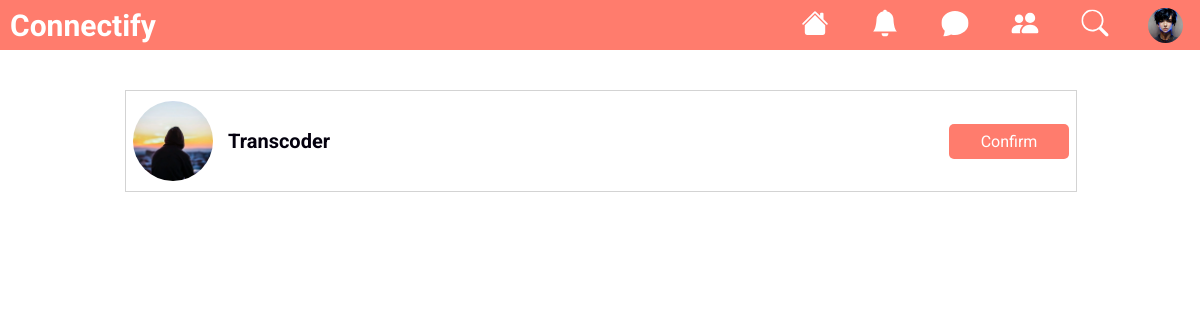
Page /invitation/ (signed in) on the committed database.
### appOne/models.py (models this page shows, shortened)
class Profile(models.Model):
    username = models.OneToOneField(User,null = True, on_delete = models.SET_NULL)
    profileImg = models.ImageField(upload_to="img", height_field=None, width_field=None,default="pr.png")
    cuvertureImg = models.ImageField(upload_to="img", height_field=None, width_field=None,default="grey.jfif")

class Invitations(models.Model):
    sent_by=models.ForeignKey(User,null = True, on_delete = models.SET_NULL, related_name='sent_by')
    sent_to=models.ForeignKey(User,null = True, on_delete = models.SET_NULL,related_name='sent_to')
    create_date = models.DateTimeField(default=timezone.now)

### appOne/views.py (the view)
# urls.py: path('invitation/', views.invitation , name = "invitation"),
@login_required(login_url="signin")
def invitation(request):
    user = request.user
    profile = Profile.objects.get(username=user)
    invitations = Invitations.objects.filter(sent_to=user)
    if request.method == 'POST':
        if "postImage" in request.FILES:
            postImage = request.FILES['postImage']
            postContent = request.POST['postContent']
            Posts.objects.create(username=user,postImg=postImage,content=postContent)
            return redirect('profile')
    context = {
        "user":user,
        "profile":profile,
        "invitations":invitations,
    }
    return render(request, 'appOne/invitation.html',context)

### appOne/templates/appOne/invitation.html (shortened to what this page needs)
{% load static %}
<!DOCTYPE html>
<html lang="en">
<head>
    <link rel="stylesheet" href="{%static '/css/invitation.css'%}">
</head>
<body>
    <nav>
        <div class="logo">
            <h1>Connectify</h1>
        </div>
        <div>
            <ul class="navigation-one">
                    <li>
                        <a href="{%url 'home'%}">
                        </a>
                    </li>
                    <li>
                        <a href="{%url 'notification'%}">
                        <svg xmlns="http://www.w3.org/2000/svg" width="16" height="16" fill="white" class="bi bi-bell-fill" >
                        <path d="M8 16a2 2 0 0 0 2-2H6a2 2 0 0 0 2 2zm.995-14.901a1 1 0 1 0-1.99 0A5.002 5.002 0 0 0 3 6c0 1.098-.5 6-2 7h14c-1.5-1-2-5.902-2-7 0-2.42-1.72-4.44-4.005-4.901z"/>
                        </svg>
                        </a>
                    </li>
                    <li>
                        <a href="{%url 'messages'%}">
                        </a>
                    </li>
                    <li>
                        <a href="{%url 'invitation'%}">
                        </a>
                    </li>
                    <li>
                        <a href="{%url 'search'%}">
                        <svg xmlns="http://www.w3.org/2000/svg" width="16" height="16" fill="white" class="bi bi-search" viewBox="0 0 16 16">
                        <path d="M11.742 10.344a6.5 6.5 0 1 0-1.397 1.398h-.001c.03.04.062.078.098.115l3.85 3.85a1 1 0 0 0 1.415-1.414l-3.85-3.85a1.007 1.007 0 0 0-.115-.1zM12 6.5a5.5 5.5 0 1 1-11 0 5.5 5.5 0 0 1 11 0z"/>
                        </svg>
                        </a>
                    </li>
                    <li class="profile-img">
                        <img src="{{profile.profileImg.url}}" alt="" srcset="">
                    </li>
            </ul>
        </div>
    </nav>
    <div class="container">
           <div class="suggestions">
            {%for inv in invitations%}
            <div class="suggestions-friends">
                <div class="suggestions-friends-img">
                    <img src="{{inv.sent_by.profile.profileImg.url}}" alt="" srcset="">
                    <h3>{{inv.sent_by}}</h3>
                </div>
                <div class="suggestions-friends-btn">
                    <button id="{{inv.id}}">Confirm</button>
                </div>
            </div>
            {%endfor%}
        </div>
    </div>
</body>
</html>

### static/css/invitation.css (style rules this page uses)
:root { --h1:42px; --h2:36px; --h3:30px; --h4:24px; --h5:20px; --h6:14px; --pink:#FF7C6D; --black:#04010E; }
* { font-family: 'Roboto', sans-serif; }
body { padding: 0; margin: 0; box-sizing: border-box; display: flex; justify-content: center; align-items: center; flex-direction: column; }
nav { width: 100%; height: 50px; background-color: var(--pink); display: flex; flex-direction: row; justify-content: space-between; }
nav .logo { width: auto; height: 50px; margin: 0; cursor: pointer; display: flex; justify-content: center; align-items: center; }
nav .logo h1 { color: white; font-size: var(--h3); margin: 10px; }
.navigation-one { width: 100%; height: 50px; margin: 0; padding: 0; display: flex; align-items: center; box-sizing: border-box; }
.navigation-one li { text-decoration: none; list-style: none; margin: 10px; padding: 0%; width: 50px; height: 30px; display: flex; justify-content: center; align-items: center; }
.navigation-one li svg { transform: scale(1.7) }
.profile-img img { width: 35px; height: 35px; border-radius: 20px; cursor: pointer; }
.container { width: 80VW; height: fit-content; margin: 0px; margin-top: 40px; box-sizing: border-box; margin-bottom: 60px; }
.suggestions { width: 100%; height: auto; padding-left: 5px; padding-right: 5px; box-sizing: border-box; }
.suggestions-friends { width: 100%; height: 100px; display: flex; flex-direction: row; align-items: center; justify-content: space-between; border: solid 1px rgba(150, 150, 150, 0.418); }
.suggestions-friends-btn button { width: 120px; height: 35px; color: white; background-color: var(--pink); border-radius: 5px; border: none; font-size: 16px; cursor: pointer; margin-right: 7px; }
.suggestions-friends-img h3 { font-size: var(--h5); cursor: pointer; color: var(--black); margin-left: 15px; }
.suggestions-friends .suggestions-friends-img { width: fit-content; height: 80px; border-radius: 45px; display: flex; justify-content: center; align-items: center; margin-right: 20px; cursor: pointer; box-sizing: border-box; margin-left: 7px; }
.suggestions-friends .suggestions-friends-img img { width: 80px; height: 80px; border-radius: 45px; }

### rows in the picture
Profile: profileImg (picture)
Invitations: sent_by.profile.profileImg (picture), sent_by "Transcoder"
